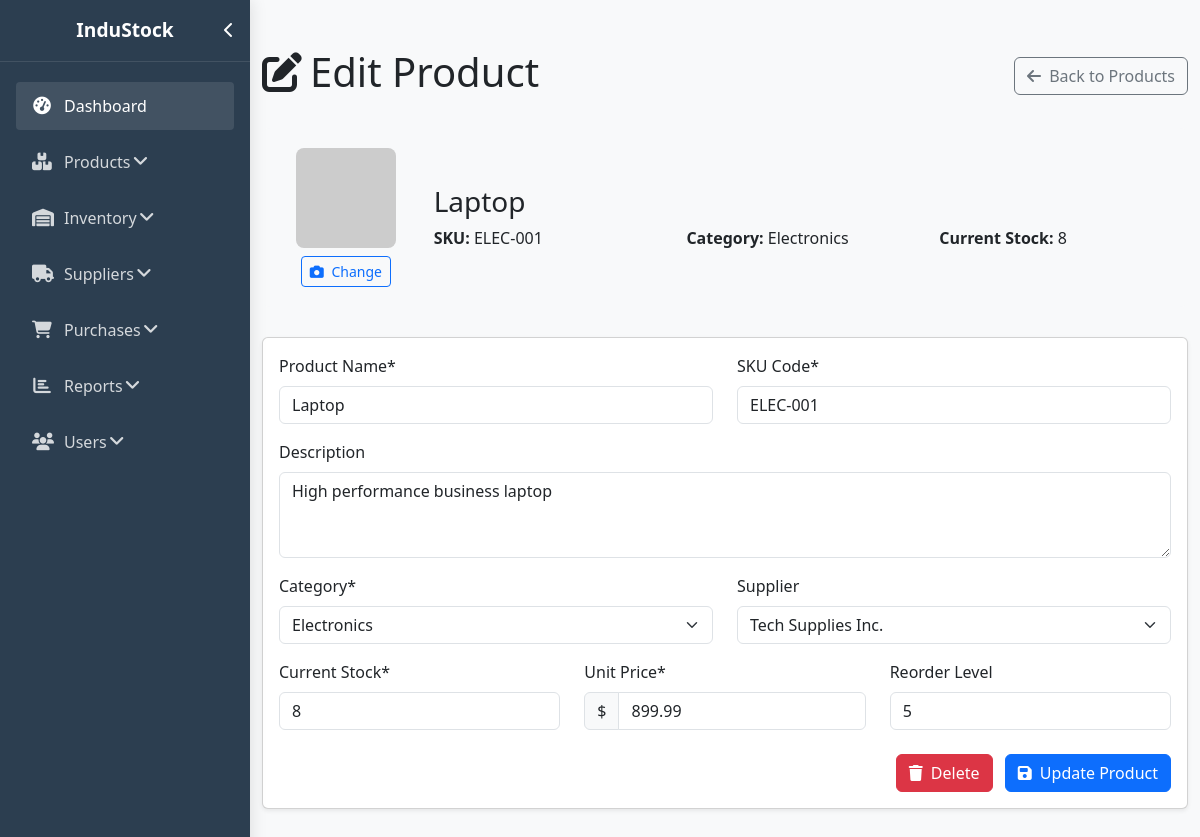
The page /products/update.php?id=1 (signed in) on the database its author committed.
### tables this page shows
CREATE TABLE inventory (
    inventory_id INT AUTO_INCREMENT PRIMARY KEY,
    product_id INT NOT NULL,
    quantity INT NOT NULL DEFAULT 0,
    location VARCHAR(50),
    last_updated TIMESTAMP DEFAULT CURRENT_TIMESTAMP ON UPDATE CURRENT_TIMESTAMP,
    FOREIGN KEY (product_id) REFERENCES products(product_id)
);

CREATE TABLE products (
    product_id INT AUTO_INCREMENT PRIMARY KEY,
    sku VARCHAR(50) NOT NULL UNIQUE,
    name VARCHAR(100) NOT NULL,
    description TEXT,
    category_id INT,
    supplier_id INT,
    unit_price DECIMAL(10, 2) NOT NULL,
    reorder_level INT NOT NULL DEFAULT 10,
    created_at TIMESTAMP DEFAULT CURRENT_TIMESTAMP,
    updated_at TIMESTAMP DEFAULT CURRENT_TIMESTAMP ON UPDATE CURRENT_TIMESTAMP,
    FOREIGN KEY (category_id) REFERENCES categories(category_id),
    FOREIGN KEY (supplier_id) REFERENCES suppliers(supplier_id)
);

CREATE TABLE categories (
    category_id INT AUTO_INCREMENT PRIMARY KEY,
    name VARCHAR(100) NOT NULL,
    description TEXT,
    created_at TIMESTAMP DEFAULT CURRENT_TIMESTAMP,
    updated_at TIMESTAMP DEFAULT CURRENT_TIMESTAMP ON UPDATE CURRENT_TIMESTAMP
);

CREATE TABLE suppliers (
    supplier_id INT AUTO_INCREMENT PRIMARY KEY,
    name VARCHAR(100) NOT NULL,
    contact_person VARCHAR(100),
    email VARCHAR(100),
    phone VARCHAR(20),
    address TEXT,
    tax_id VARCHAR(50),
    created_at TIMESTAMP DEFAULT CURRENT_TIMESTAMP,
    updated_at TIMESTAMP DEFAULT CURRENT_TIMESTAMP ON UPDATE CURRENT_TIMESTAMP
);

### products/update.php (the view, shortened to what this page needs)
<?php
require_once __DIR__ . '../../config/database.php';
$product_id = (int)$_GET['id'];
$stmt = $pdo->prepare("SELECT p.*, i.quantity
                      FROM products p
                      LEFT JOIN inventory i ON p.product_id = i.product_id
                      WHERE p.product_id = ?");
$stmt->execute([$product_id]);
$product = $stmt->fetch();
$categories = $pdo->query("SELECT * FROM categories")->fetchAll();
$suppliers = $pdo->query("SELECT * FROM suppliers")->fetchAll();
?>
<!DOCTYPE html>
<html lang="en">
<head>
    <link href="https://cdn.jsdelivr.net/npm/bootstrap@5.3.0/dist/css/bootstrap.min.css" rel="stylesheet">
    <link rel="stylesheet" href="https://cdnjs.cloudflare.com/ajax/libs/font-awesome/6.4.0/css/all.min.css">
</head>
<body>
    <div class="d-flex">
        <div class="main-content">
            <div class="container py-5">
                <div class="d-flex justify-content-between align-items-center mb-4">
                    <h1><i class="fas fa-edit me-2"></i>Edit Product</h1>
                    <a href="read.php" class="btn btn-outline-secondary">
                        <i class="fas fa-arrow-left me-1"></i> Back to Products
                    </a>
                </div>
                <div class="product-header">
                    <div class="row align-items-center">
                        <div class="col-md-2 text-center">
                            <img src="https://via.placeholder.com/100x100?text=<?= urlencode(substr($product['name'], 0, 1)) ?>" class="product-thumbnail mb-2">
                            <button class="btn btn-sm btn-outline-primary btn-block">
                                <i class="fas fa-camera me-1"></i> Change
                            </button>
                        </div>
                        <div class="col-md-10">
                            <h3><?= htmlspecialchars($product['name']) ?></h3>
                            <div class="row mt-2">
                                <div class="col-md-4">
                                    <strong>SKU:</strong> <?= htmlspecialchars($product['sku']) ?>
                                </div>
                                <div class="col-md-4">
                                    <strong>Category:</strong>
                                    <?php
                                    $category_name = 'Uncategorized';
                                    foreach ($categories as $cat) {
                                        if ($cat['category_id'] == $product['category_id']) {
                                            $category_name = $cat['name'];
                                            break;
                                        }
                                    }
                                    echo htmlspecialchars($category_name);
                                    ?>
                                </div>
                                <div class="col-md-4">
                                    <strong>Current Stock:</strong> <?= htmlspecialchars($product['quantity']) ?>
                                </div>
                            </div>
                        </div>
                    </div>
                </div>
                <div class="card shadow-sm">
                    <div class="card-body">
                        <form method="POST" action="update.php?id=<?= $product_id ?>">
                            <div class="row mb-3">
                                <div class="col-md-6">
                                    <label class="form-label">Product Name*</label>
                                    <input type="text" name="name" class="form-control" value="<?= htmlspecialchars($product['name']) ?>" required>
                                </div>
                                <div class="col-md-6">
                                    <label class="form-label">SKU Code*</label>
                                    <input type="text" name="sku" class="form-control" value="<?= htmlspecialchars($product['sku']) ?>" required>
                                </div>
                            </div>
                            <div class="mb-3">
                                <label class="form-label">Description</label>
                                <textarea name="description" class="form-control" rows="3"><?= htmlspecialchars($product['description']) ?></textarea>
                            </div>
                            <div class="row mb-3">
                                <div class="col-md-6">
                                    <label class="form-label">Category*</label>
                                    <select name="category_id" class="form-select" required>
                                        <?php foreach ($categories as $category): ?>
                                            <option value="<?= $category['category_id'] ?>" <?= $category['category_id'] == $product['category_id'] ? 'selected' : '' ?>>
                                                <?= htmlspecialchars($category['name']) ?>
                                            </option>
                                        <?php endforeach; ?>
                                    </select>
                                </div>
                                <div class="col-md-6">
                                    <label class="form-label">Supplier</label>
                                    <select name="supplier_id" class="form-select">
                                        <?php foreach ($suppliers as $supplier): ?>
                                            <option value="<?= $supplier['supplier_id'] ?>" <?= $supplier['supplier_id'] == $product['supplier_id'] ? 'selected' : '' ?>>
                                                <?= htmlspecialchars($supplier['name']) ?>
                                            </option>
                                        <?php endforeach; ?>
                                    </select>
                                </div>
                            </div>
                            <div class="row mb-3">
                                <div class="col-md-4">
                                    <label class="form-label">Current Stock*</label>
                                    <input type="number" name="quantity" class="form-control" value="<?= htmlspecialchars($product['quantity']) ?>" required>
                                </div>
                                <div class="col-md-4">
                                    <label class="form-label">Unit Price*</label>
                                    <div class="input-group">
                                        <span class="input-group-text">$</span>
                                        <input type="number" step="0.01" name="unit_price" class="form-control" value="<?= htmlspecialchars($product['unit_price']) ?>" required>
                                    </div>
                                </div>
                                <div class="col-md-4">
                                    <label class="form-label">Reorder Level</label>
                                    <input type="number" name="reorder_level" class="form-control" value="<?= htmlspecialchars($product['reorder_level']) ?>">
                                </div>
                            </div>
                            <div class="text-end mt-4">
                                <button type="button" class="btn btn-danger me-2" data-bs-toggle="modal" data-bs-target="#deleteModal">
                                    <i class="fas fa-trash me-1"></i> Delete
                                </button>
                                <button type="submit" class="btn btn-primary">
                                    <i class="fas fa-save me-1"></i> Update Product
                                </button>
                            </div>
                        </form>
                    </div>
                </div>
            </div>
        </div>
    </div>
</body>
</html>

### products/update.php (style rules this page uses)
:root { --primary: #2c3e50; --secondary: #3498db; --warning: #ffc107; --danger: #dc3545; --light: #ecf0f1; }
body { font-family: 'Segoe UI', Tahoma, Geneva, Verdana, sans-serif; background-color: #f8f9fa; overflow-x: hidden; }
.main-content { margin-left: 250px; transition: all 0.3s; min-height: 100vh; width: calc(100% - 250px); }
.product-header { background-color: #f8f9fa; border-radius: 8px; padding: 20px; margin-bottom: 30px; }
.product-thumbnail { width: 100px; height: 100px; object-fit: cover; border-radius: 8px; }

### rows shown on the page
inventory: product.name "Laptop", product.sku "ELEC-001", quantity "8", name "Laptop", sku "ELEC-001", description "High performance business laptop", unit_price "899.99", reorder_level "5"
categories: name "Electronics"
products: category_id "Electronics", supplier_id "Tech Supplies Inc."
